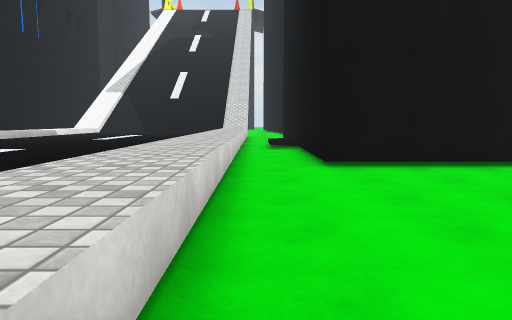
View 1 (above)

24 first-person views from a walk through a 3-D level made in the Unity game engine. The camera is 1.4 m above the floor, tilts 6° down and sees 70° across. The floor is counted in squares, 2 m on a side. Each view is taken from the middle of a square. On the plan, view 1 faces up. The plan holds only what a view shows up to about 11 squares ahead; the rest is blank. The place goes on beyond the plan. The player is left out. Surface patterns are stand-ins for the level's own textures.

View 2
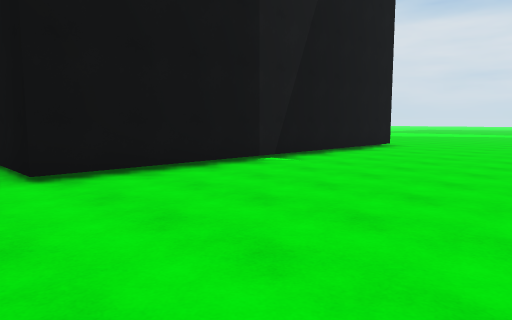

View 3
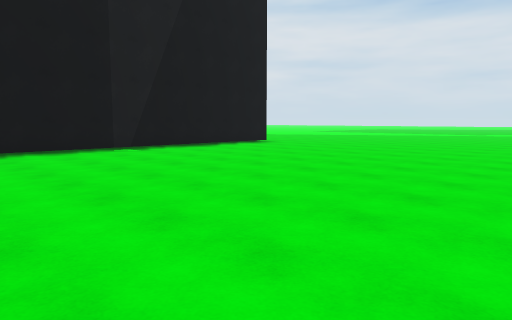

View 4
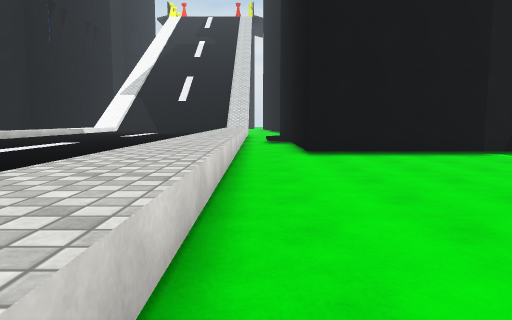

View 5
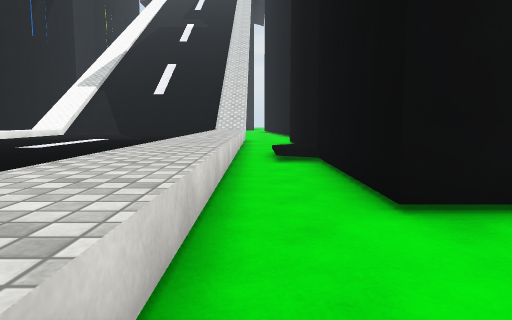

View 6
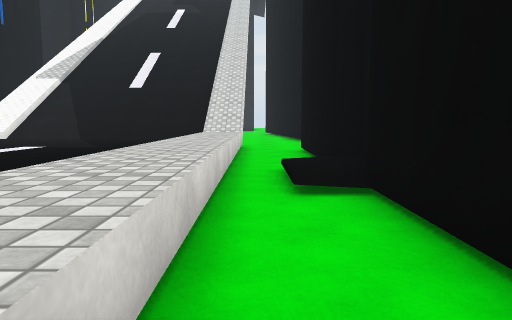

View 7
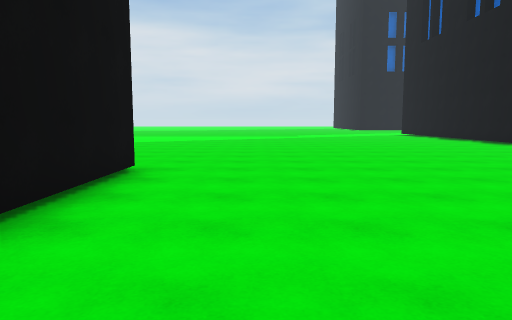

View 8
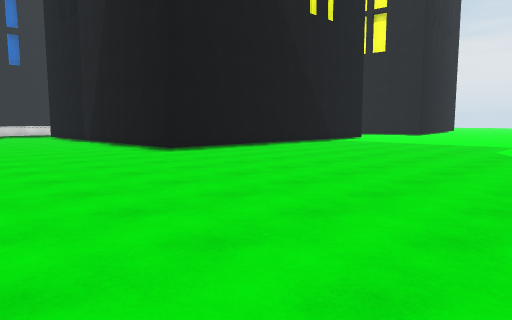

View 9
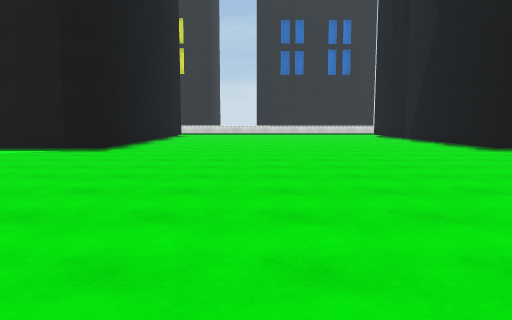

View 10
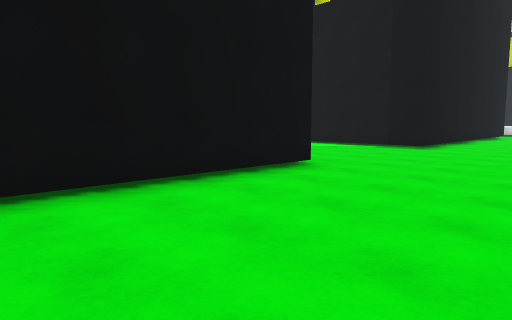

View 11
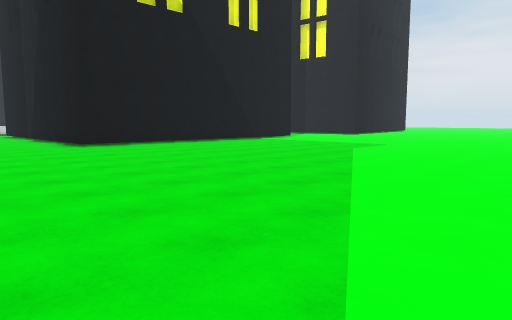

View 12
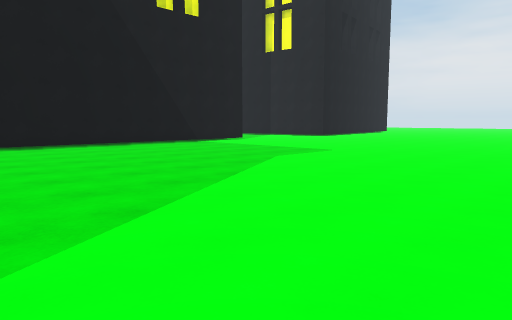

View 13
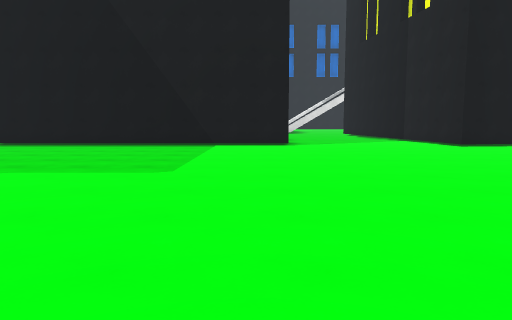

View 14
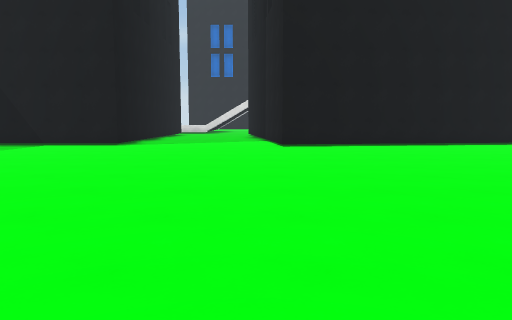

View 15
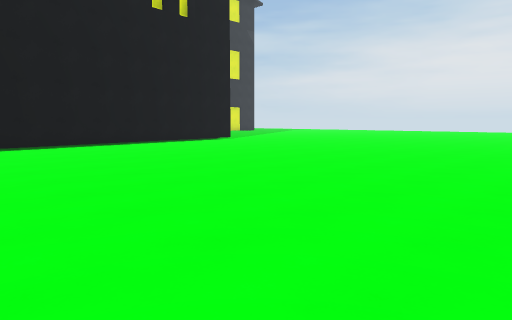

View 16
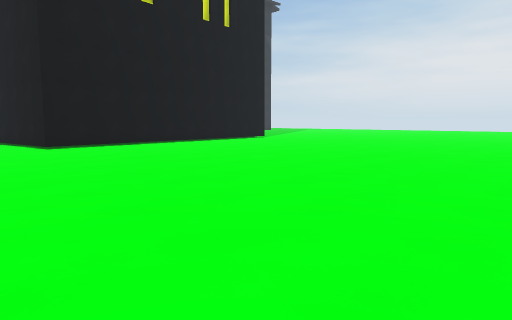

View 17
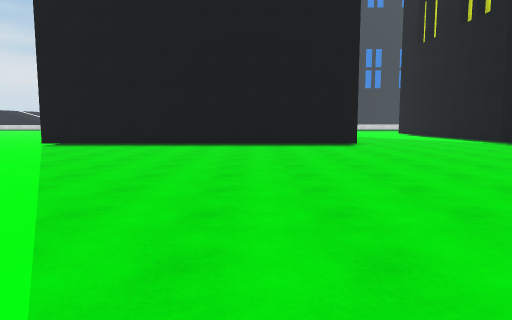

View 18
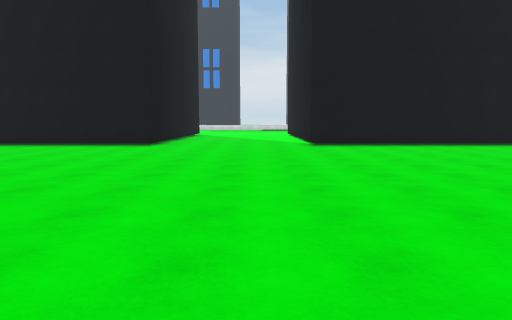

View 19
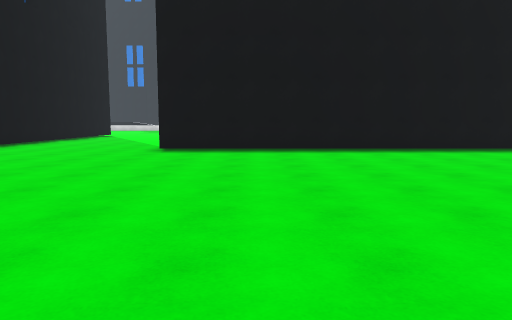

View 20
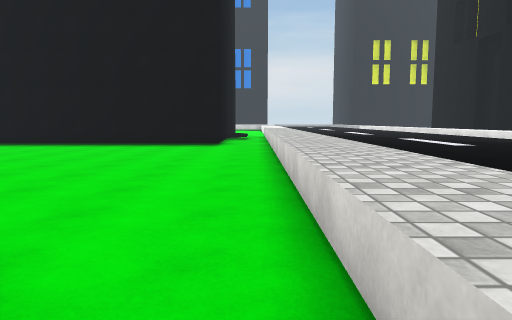

View 21
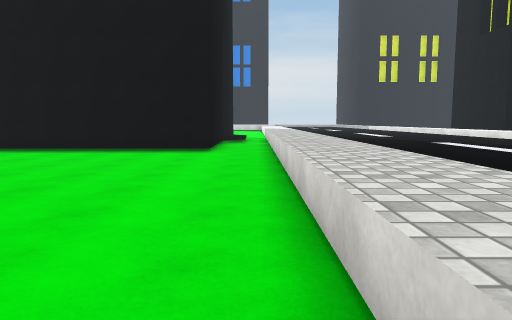

View 22
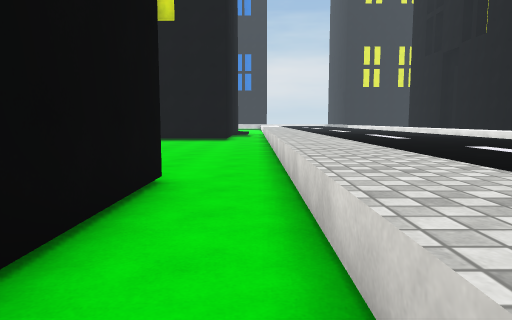

View 23
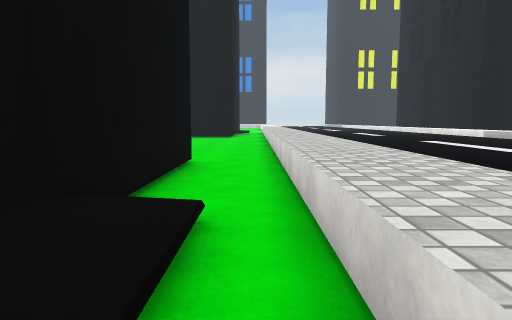

View 24
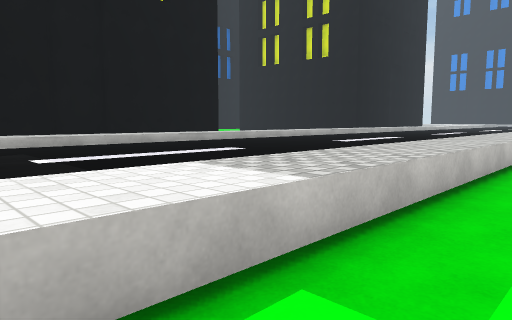

### Floor plan
Key: @ floor where view 1 was taken; # wall or solid block; . main floor; : floor 0.5 m higher than the main floor; + floor 0.75 m higher than the main floor; / step, stairs or slope; = window, fence, low wall or low ledge.
Columns run from 9 left of view 1 to 21 right of it. Each row starts with its distance up from view 1.
 25                    #..........
 24                    #..........
 23                    #..........
 22                    #...........
 21                    #...........
 20                  ###...........
 19                   .............
 18                    ............
 17          ..        ............
 16    :::: =..        ..........
 15    :::: +.#        #..........
 14 .=+:::::+.#        #...........
 13 .=+:::::+.#        #..........
 12 .=+:::::+.##       #..........
 11 .=+:::::+./#       #..........
 10  =+:::::+.:#       #..........
  9  =+:::::+.##       #..........
  8  =+:::::+.#        #...........
  7   +:::::+.#        #...........
  6   +:::::+.##########...........
  5   +:::::+......................
  4   +:::::+......................
  3    :::::+......................
  2   +:::::+......................
  1   +:::::+......................
  0   +:::::+@.....................
 -1   +:::::+......................
 -2    :::::+......................
 -3   +:::::+......................
 -4   +:::: +.##########....#######
 -5   +:::: +.#        #....#
 -6         +.#        #....#

Positions as (right, up) in squares from view 1, and headings:
1: (0, 0), facing up
2: (0, 1), facing up-right
3: (1, -3), facing up-right
4: (0, -2), facing up
5: (0, 3), facing up
6: (0, 6), facing up
7: (5, 4), facing right
8: (18, 1), facing up-left
9: (19, 0), facing left
10: (20, 0), facing down-left
11: (21, 2), facing up-left
12: (21, 5), facing up-left
13: (21, 14), facing left
14: (21, 19), facing left
15: (21, 19), facing up-left
16: (21, 17), facing up-left
17: (18, 7), facing down
18: (12, 7), facing down
19: (8, 5), facing down
20: (0, 7), facing down
21: (0, 5), facing down
22: (0, 10), facing down
23: (0, 12), facing down
24: (-9, 14), facing down-right
